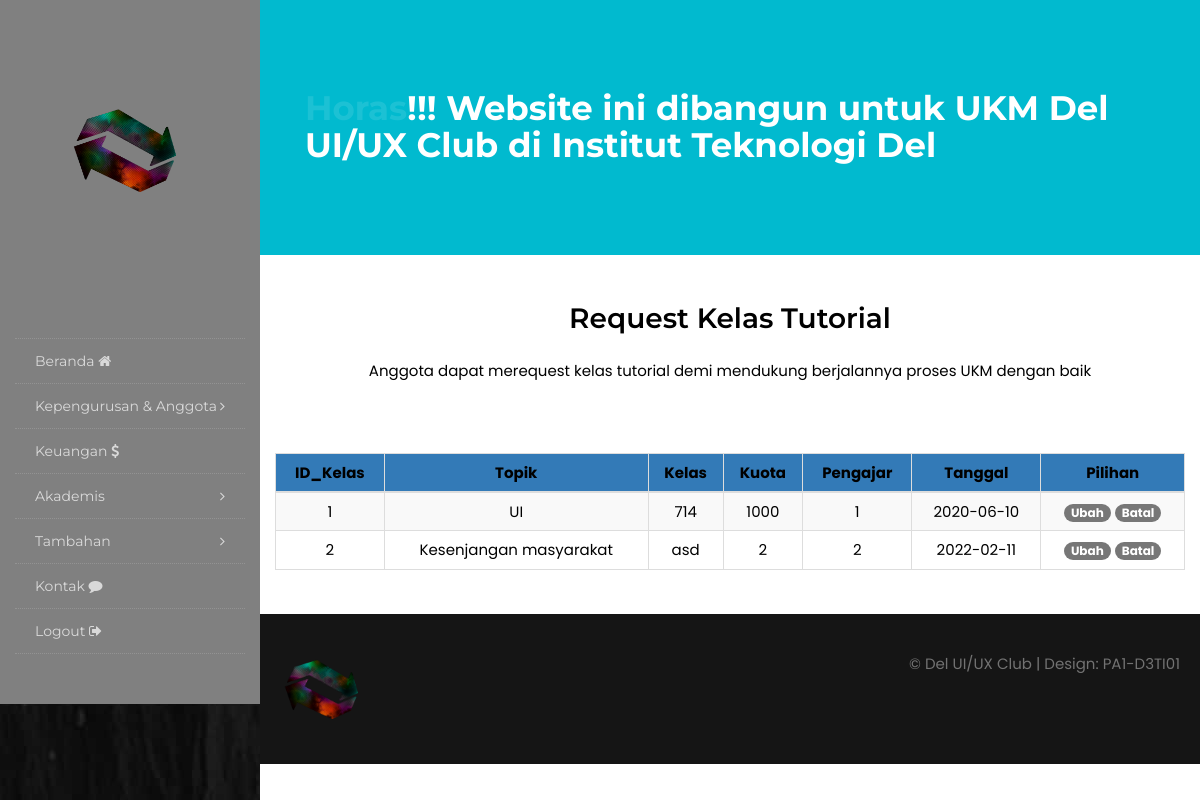
The page /requestkelas.php (signed in) on the database its author committed.
### tables this page shows
CREATE TABLE `kelas_tutor` (
  `id_kelas` int(11) NOT NULL,
  `topik` varchar(200) NOT NULL,
  `kelas` varchar(50) NOT NULL,
  `kuota` int(11) NOT NULL,
  `pengajar` int(50) NOT NULL,
  `tanggal` varchar(50) NOT NULL
);

### functions.php (called while the page is built, shortened)
<?php
    $db = mysqli_connect('localhost','root','','pa01');
   function ExecuteQuery($query){
        global $db;
        $result = mysqli_query($db,$query);
        return $result;
    }
    function GetKelas(){
        $query = "SELECT * FROM kelas_tutor";
        $result = ExecuteQuery($query);
        $data = [];
        while($iuran = mysqli_fetch_assoc($result)){
            $data[] = $iuran;
        }
        return $data;
    }

### requestkelas.php (the view, shortened to what this page needs)
<?php
require_once 'functions.php';
include('layout/header.php');
?>
<div class="menu-wrapper">
    <header class="vertical-header">
        <div class="vertical-header-wrapper">
            <nav class="nav-menu" style="background-color:grey;color:black;">
                <div class="logo">
                    <a href="dashboard.php"><img src="images/logo1.png" alt="" width="140"></a>
                </div>
                <div class="margin-block"></div>
                <ul class="primary-menu">
                    <li class="child-menu"><a href="dashboard.php">Beranda <i class="fa fa-home"></i>
                    </li>
                    <li class="child-menu"><a href="#">Kepengurusan & Anggota <i class="fa fa-angle-right"></i></a>
                    </li>
                    <li class="child-menu"><a href="iuran_admin.php">Keuangan <i class="fa fa-dollar"></i>
                    </li>
                    <li class="child-menu"><a href="#">Akademis <i class="fa fa-angle-right"></i></a>
                    </li>
                    <li class="child-menu"><a href="#">Tambahan <i class="fa fa-angle-right"></i></a>
                    </li>
                    <li class="child-menu"><a href="contact.php">Kontak <i class="fa fa-comment"></i> </a>
                    </li>
                    <li><a href="logout.php">Logout <i class="fa fa-sign-out"></i></a></li>
                </ul>
                <div class="margin-block"></div>
            </nav>
        </div>
    </header>
</div>
<div id="wrapper">
    <div class="section bgcolor noover">
        <div class="container">
            <div class="row">
                <div class="col-md-12">
                    <div class="tagline-message">
                        <h3><mark class="rotate">Hello, Hai, Horas</mark>!!! Website ini dibangun untuk UKM Del UI/UX
                            Club di Institut Teknologi Del</h3>
                    </div>
                </div>
            </div>
        </div>
    </div>
    <br><br>
    <?php
    $request = GetKelas();
    ?>
    <section class="blog-page-section spad ">
        <div class="container">
            <div class="row ">
                <div class="section-title text-center">
                    <h3>Request Kelas Tutorial</h3>
                    <p style="color:black;">Anggota dapat merequest kelas tutorial demi mendukung berjalannya proses UKM
                        dengan baik</p>
                </div>
                <div class="col-lg-6">
                </div>
            </div><br>
            <div class="" col-md-8>
                <table style="width:100%;text-align:center; color:black;" class="table table-striped table-bordered">
                    <thead class="bg-primary">
                        <tr style="color:black;">
                            <td><b>ID_Kelas</b></td>
                            <td><b>Topik</strong></td>
                            <td><b>Kelas</b></td>
                            <td><b>Kuota</b></td>
                            <td><b>Pengajar</b></td>
                            <td><b>Tanggal</b></td>
                            <td><b>Pilihan</b></td>
                        </tr>
                    </thead>
                    <?php foreach ($request as $iuran) { ?>
                    <tr>
                        <td><?= $iuran['id_kelas']; ?></td>
                        <td><?= $iuran['topik']; ?></td>
                        <td><?= $iuran['kelas'] ?></td>
                        <td><?= $iuran['kuota'] ?></td>
                        <td><?= $iuran['pengajar'] ?></td>
                        <td><?= $iuran['tanggal'] ?></td>
                        <td>
                            <a href="editkelas.php?id_kelas=<?= $iuran['id_kelas']; ?>"
                                class="badge badge-success float-right ml-1">Ubah</a>
                            <a href="hapusrkelas.php?id_kelas=<?= $iuran["id_kelas"]; ?>"
                                class="badge badge-danger float-right ml-1"
                                onclick="return confirm('Apakah anda yakin ingin membatalkan?');">Batal</a>
                        </td>
                    </tr>
                    <?php
                    }
                    ?>
                </table><br>
            </div>
        </div>
    </section>
    <div class="section copyrights">
        <div class="container">
            <div class="row">
                <div class="col-lg-3 col-md-3">
                    <img src="images/logo1.png" alt="" width="100">
                </div>
                <div class="col-lg-9 col-md-9 text-right">
                    <div class="cop-links">
                        <ul class="list-inline">
                            <li>&copy; Del UI/UX Club | Design: <a href="about">PA1-D3TI01</a></li>
                        </ul>
                    </div>
                </div>
            </div>
        </div>
    </div>
</div>
<?php
include('layout/footer.php');
?>

### style.css (style rules this page uses)
body { background-color: #ffffff; color: #aeaeae; font-size: 15px; line-height: 1.6; font-family: "Poppins", serif; }
a { color: #aeaeae; text-decoration: none; }
blockquote, a h1, a h2, a h3, a h4, a h5, a h6, h1 a, h2 a, h3 a, h4 a, h5 a, h6 a, h1, h2, h3, h4, h5, h6, .h1, .h2, .h3, .h4 { color: #000000; font-family: 'Montserrat', sans-serif; font-weight: 400; line-height: 1.1; }
.teammembers img, .blog-box, .cop-logo img, .service-box, a { outline: none; text-decoration: none !important; -webkit-transition: all .3s ease-in-out; -moz-transition: all .3s ease-in-out; -ms-transition: all .3s ease-in-out; -o-transition: all .3s ease-in-out; transition: all .3s ease-in-out; }
.vertical-header { position: fixed; left: 0; z-index: 1111; top: 0; bottom: 0; -webkit-transform: translate3d(0, 0, 0); -moz-transform: translate3d(0, 0, 0); -o-transform: translate3d(0, 0, 0); -ms-transform: translate3d(0, 0, 0); transform: translate3d(0, 0, 0) }
.vertical-header-wrapper { width: 100%; height: 100%; background: rgba(0, 0, 0, 1) url("images/menubg.jpg") no-repeat scroll center center; z-index: 10; overflow-x: hidden; min-width: 260px; overflow-y: auto }
.primary-menu li:hover .subsub-menu li a, .primary-menu li:hover .sub-menu-wrapper li a, .menu-search .btn, .vertical-header li a { color: rgba(255, 255, 255, 0.7); }
.vertical-header li { list-style: none; }
.vertical-header ul { padding: 0 15px; }
.primary-menu li a { display: block; width: 100%; position: relative; text-decoration: none !important; }
.primary-menu li .fa-angle-right { position: absolute; right: 0; font-size: 14px; top: 0px; }
.primary-menu { margin-top: 78px; }
.primary-menu li { text-transform: capitalize; padding: 15px 20px; border-bottom: 1px dotted rgba(255, 255, 255, 0.15); font-size: 14px; line-height: 1 !important; margin: 0 !important; text-transform: capitalize; white-space: nowrap; font-family: 'Montserrat', sans-serif; }
.primary-menu li:first-child { border-top: 1px dotted rgba(255, 255, 255, 0.15); }
.margin-block { min-height: 40px; }
.logo { padding: 80px 0 0; text-align: center; }
.container { width: 100%; max-width: 1180px; }
.section { padding: 90px 30px; position: relative; overflow: hidden; display: block; background-color: #ffffff; }
.section.noover { overflow: visible !important; }
.section-title { margin-bottom: 45px; }
.text-widget h3, .section-title h3 { margin: 0 0 25px; padding: 0; font-size: 28px; font-weight: 600; }
.section-title p { max-width: 800px; margin: 0 auto; padding: 0; }
.copyrights { padding: 25px 0; background-color: #151515; }
.copyrights ul, .footer ul { list-style: none; padding: 0; }
.copyrights li { margin: 13px 0 0 !important; }
.copyrights, .footer .form-control, .footer p, .copyrights a, .footer a { color: rgba(255, 255, 255, 0.4); }
mark.rotate { background-color: transparent; color: #ffffff; padding: 0; margin: 0; }
.tagline-message h3 { padding: 0; font-size: 34px; margin: 0; font-weight: bold; }
.section.db .owl-theme-01 .owl-nav [class*="owl-"], .owl-theme-01 .owl-nav [class*="owl-"]:hover, a.goitem, .bgcolor { background-color: #01bacf; }
.navbar-default .nav .dropdown-menu li a, .process-end p, .process-end i, .process-end h3, .section-title.light-color h3, .tagline-message h3, .magni-desc h4 a { color: #ffffff; }
@media (min-width:768px) { body.left-menu #wrapper { padding-left: 260px; } }

### pengurus.css (style rules this page uses)
table { background-color: fff; }
table td { padding-left: 10px; padding-top: 10px; padding-right: 10px; padding-bottom: 10px; }

### rows shown on the page
kelas_tutor: id_kelas "1", topik "UI", kelas "714", kuota "1000", pengajar "1", tanggal "2020-06-10"
kelas_tutor: id_kelas "2", topik "Kesenjangan masyarakat", kelas "asd", kuota "2", pengajar "2", tanggal "2022-02-11"
